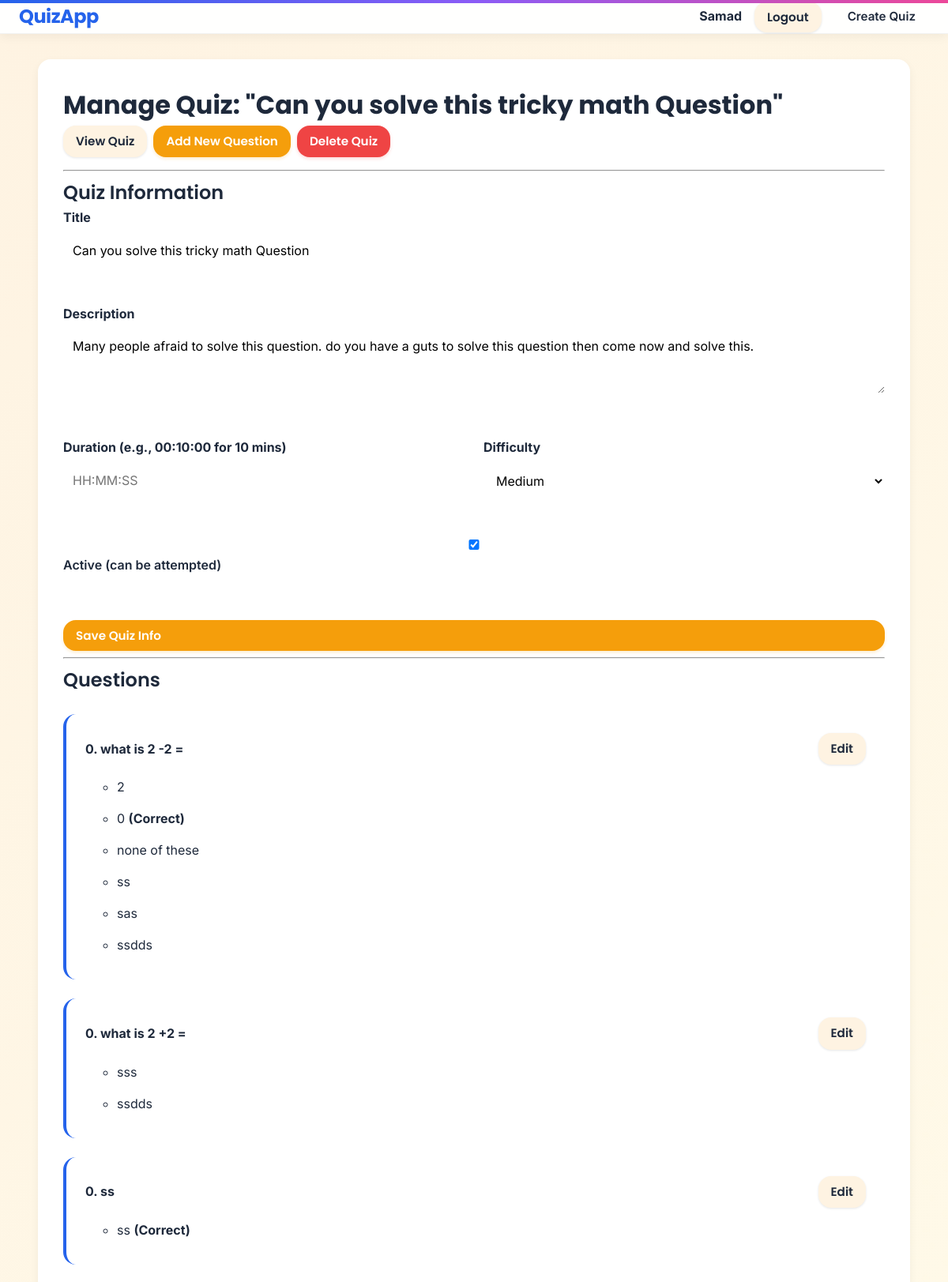
The app's page /quiz/2/manage/ (signed in, upper part), older data.
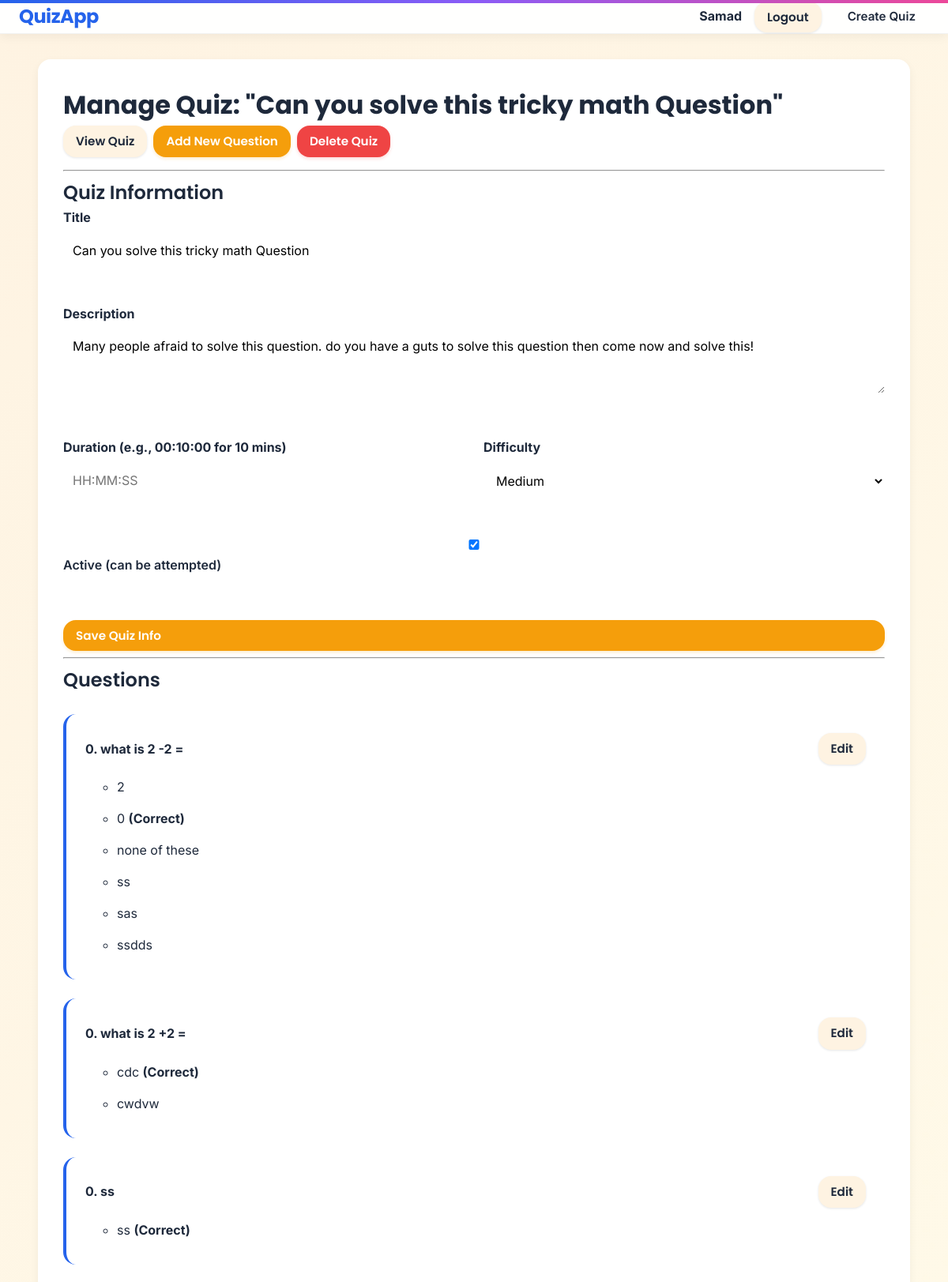
The same page, newer data.
### app/models.py (models this page shows, shortened)
class Quizes(models.Model):
    title = models.CharField(max_length=200)
    description = models.TextField(blank=True, null=True)
    created_by = models.ForeignKey(User, on_delete=models.SET_NULL, null=True, blank=True)
    created_at = models.DateTimeField(auto_now_add=True)
    duration = models.DurationField(default=timedelta(minutes=10))  # Quiz time limit
    difficulty = models.CharField(max_length=1, choices=DIFFICULT_CHOICES, default="M")
    is_active = models.BooleanField(default=True) #can be attempt
    available_until = models.DateTimeField(null=True, blank=True)

class Question(models.Model):
    quiz = models.ForeignKey(Quizes, on_delete=models.CASCADE, related_name="questions")
    text = models.CharField(max_length=500)  # use CharField for question text
    order = models.IntegerField(default=0)   # fixed: removed extra ".models"

class Option(models.Model):
    question = models.ForeignKey(Question, on_delete=models.CASCADE, related_name="options")
    text = models.CharField(max_length=100)
    is_correct = models.BooleanField(default=False)
    feedback = models.TextField(blank=True, null=True)

### app/views.py (the view)
# urls.py: path("quiz/<int:pk>/manage/", QuizManagementView.as_view(), name="quiz-manage"),
@method_decorator(login_required, name='dispatch')
class QuizManagementView(DetailView):
    model = Quizes
    template_name = 'app/quiz_manage.html'
    context_object_name = 'quiz'
    def get_object(self, queryset=None):
        obj = super().get_object(queryset)
        if obj.created_by != self.request.user and not self.request.user.is_superuser:
            raise PermissionDenied
        return obj
    def get_context_data(self, **kwargs):
        context = super().get_context_data(**kwargs)
        context['questions'] = self.object.questions.all().order_by('order')
        return context

### app/templates/app/quiz_manage.html (shortened to what this page needs)
{% extends 'base.html' %}
{% block content %}
<div class="container">
  <div class="quiz-manage-card">
    <h1>Manage Quiz: "{{ quiz.title }}"</h1>
    <div class="quiz-actions">
      <a href="{% url 'quiz-detail' quiz.pk %}" class="btn btn-secondary">View Quiz</a>
      <a href="{% url 'quiz-question-create' quiz.pk %}" class="btn btn-primary">Add New Question</a>
      <a href="{% url 'quiz-delete' quiz.pk %}"
        data-confirm-delete
        data-title="{{ quiz.title }}"
        class="btn btn-danger">
        Delete Quiz
      </a>
    </div>
    <hr>
    <h2>Quiz Information</h2>
    <form method="post" action="{% url 'quiz-update' quiz.pk %}" class="quiz-info-form">
      <div class="form-group">
        <label for="id_title"><strong>Title</strong></label>
        <input type="text" name="title" value="{{ quiz.title }}" id="id_title" required class="form-input">
      </div>
      <div class="form-group">
        <label for="id_description"><strong>Description</strong></label>
        <textarea name="description" id="id_description" rows="3" class="form-textarea">{{ quiz.description }}</textarea>
      </div>
      <div class="form-row">
        <div class="form-group">
          <label for="id_duration"><strong>Duration (e.g., 00:10:00 for 10 mins)</strong></label>
          <input type="text" name="duration" value="{{ quiz.duration|date:'H:i:s' }}" id="id_duration" placeholder="HH:MM:SS" class="form-input">
        </div>
        <div class="form-group">
          <label><strong>Difficulty</strong></label>
          <select name="difficulty" id="id_difficulty" class="form-select">
            <option value="M" {% if quiz.difficulty == 'M' %}selected{% endif %}>Medium</option>
          </select>
        </div>
      </div>
      <div class="form-group">
        <label>
          <input type="checkbox" name="is_active" value="true" {% if quiz.is_active %}checked{% endif %}>
          Active (can be attempted)
        </label>
      </div>
      <button type="submit" class="btn btn-primary">Save Quiz Info</button>
    </form>
    <hr>
    <h2>Questions</h2>
    {% if questions %}
      <ol class="questions-list">
      {% for q in questions %}
        <li class="question-item">
          <div class="question-header">
            <strong>{{ q.order }}. {{ q.text }}</strong>
            <a href="{% url 'question-update' q.pk %}" class="btn btn-sm btn-secondary">Edit</a>
          </div>
          {% if q.options.exists %}
            <ul class="options-list">
            {% for opt in q.options.all %}
              <li class="option-item">
                {{ opt.text }} {% if opt.is_correct %}<strong>(Correct)</strong>{% endif %}
              </li>
            {% endfor %}
            </ul>
          {% else %}
            <p class="text-muted">No options yet.</p>
          {% endif %}
        </li>
      {% endfor %}
      </ol>
    {% else %}
      <p>No questions yet.</p>
    {% endif %}
  </div>
</div>
{% endblock %}

Row changes from the older to the newer data that the page shows:
removed Option: text "sss", shown under Question "what is 2 +2 ="
removed Option: text "ssdds", shown under Question "what is 2 +2 ="
changed Quizes "Can you solve this tricky math Question": description "Many people afraid to solve this question. do you have a guts to solve this question then come now and solve this." → "Many people afraid to solve this question. do you have a guts to solve this question then come now and solve this!"
added Option: text "cdc", is_correct "(Correct)", shown under Question "what is 2 +2 ="
added Option: text "cwdvw", shown under Question "what is 2 +2 ="
